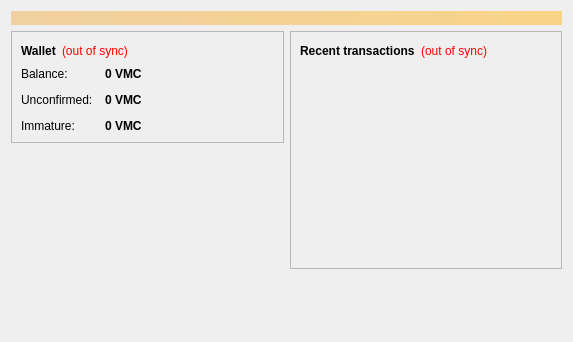
<?xml version="1.0" encoding="UTF-8"?>
<ui version="4.0">
 <class>OverviewPage</class>
 <widget class="QWidget" name="OverviewPage">
  <property name="geometry">
   <rect>
    <x>0</x>
    <y>0</y>
    <width>573</width>
    <height>342</height>
   </rect>
  </property>
  <property name="windowTitle">
   <string>Form</string>
  </property>
  <layout class="QVBoxLayout" name="topLayout">
   <item>
    <widget class="QLabel" name="labelAlerts">
     <property name="visible">
      <bool>false</bool>
     </property>
     <property name="styleSheet">
      <string notr="true">background-color: qlineargradient(x1: 0, y1: 0, x2: 1, y2: 0, stop:0 #F0D0A0, stop:1 #F8D488); color:#000000;</string>
     </property>
     <property name="wordWrap">
      <bool>true</bool>
     </property>
     <property name="margin">
      <number>3</number>
     </property>
    </widget>
   </item>
   <item>
    <layout class="QHBoxLayout" name="horizontalLayout" stretch="1,1">
     <item>
      <layout class="QVBoxLayout" name="verticalLayout_2">
       <item>
        <widget class="QFrame" name="frame">
         <property name="frameShape">
          <enum>QFrame::StyledPanel</enum>
         </property>
         <property name="frameShadow">
          <enum>QFrame::Raised</enum>
         </property>
         <layout class="QVBoxLayout" name="verticalLayout_4">
          <item>
           <layout class="QHBoxLayout" name="horizontalLayout_4">
            <item>
             <widget class="QLabel" name="label_5">
              <property name="font">
               <font>
                <weight>75</weight>
                <bold>true</bold>
               </font>
              </property>
              <property name="text">
               <string>Wallet</string>
              </property>
             </widget>
            </item>
            <item>
             <widget class="QLabel" name="labelWalletStatus">
              <property name="toolTip">
               <string>The displayed information may be out of date. Your wallet automatically synchronizes with the Vereum network after a connection is established, but this process has not completed yet.</string>
              </property>
              <property name="styleSheet">
               <string notr="true">QLabel { color: red; }</string>
              </property>
              <property name="text">
               <string notr="true">(out of sync)</string>
              </property>
              <property name="alignment">
               <set>Qt::AlignLeading|Qt::AlignLeft|Qt::AlignVCenter</set>
              </property>
             </widget>
            </item>
            <item>
             <spacer name="horizontalSpacer_2">
              <property name="orientation">
               <enum>Qt::Horizontal</enum>
              </property>
              <property name="sizeHint" stdset="0">
               <size>
                <width>40</width>
                <height>20</height>
               </size>
              </property>
             </spacer>
            </item>
           </layout>
          </item>
          <item>
           <layout class="QFormLayout" name="formLayout_2">
            <property name="fieldGrowthPolicy">
             <enum>QFormLayout::AllNonFixedFieldsGrow</enum>
            </property>
            <property name="horizontalSpacing">
             <number>12</number>
            </property>
            <property name="verticalSpacing">
             <number>12</number>
            </property>
            <item row="0" column="0">
             <widget class="QLabel" name="label">
              <property name="text">
               <string>Balance:</string>
              </property>
             </widget>
            </item>
            <item row="0" column="1">
             <widget class="QLabel" name="labelBalance">
              <property name="font">
               <font>
                <weight>75</weight>
                <bold>true</bold>
               </font>
              </property>
              <property name="cursor">
               <cursorShape>IBeamCursor</cursorShape>
              </property>
              <property name="toolTip">
               <string>Your current balance</string>
              </property>
              <property name="text">
               <string notr="true">0 VMC</string>
              </property>
              <property name="textInteractionFlags">
               <set>Qt::LinksAccessibleByMouse|Qt::TextSelectableByKeyboard|Qt::TextSelectableByMouse</set>
              </property>
             </widget>
            </item>
            <item row="1" column="0">
             <widget class="QLabel" name="label_3">
              <property name="text">
               <string>Unconfirmed:</string>
              </property>
             </widget>
            </item>
            <item row="1" column="1">
             <widget class="QLabel" name="labelUnconfirmed">
              <property name="font">
               <font>
                <weight>75</weight>
                <bold>true</bold>
               </font>
              </property>
              <property name="cursor">
               <cursorShape>IBeamCursor</cursorShape>
              </property>
              <property name="toolTip">
               <string>Total of transactions that have yet to be confirmed, and do not yet count toward the current balance</string>
              </property>
              <property name="text">
               <string notr="true">0 VMC</string>
              </property>
              <property name="textInteractionFlags">
               <set>Qt::LinksAccessibleByMouse|Qt::TextSelectableByKeyboard|Qt::TextSelectableByMouse</set>
              </property>
             </widget>
            </item>
            <item row="2" column="0">
             <widget class="QLabel" name="labelImmatureText">
              <property name="text">
               <string>Immature:</string>
              </property>
             </widget>
            </item>
            <item row="2" column="1">
             <widget class="QLabel" name="labelImmature">
              <property name="font">
               <font>
                <weight>75</weight>
                <bold>true</bold>
               </font>
              </property>
              <property name="toolTip">
               <string>Mined balance that has not yet matured</string>
              </property>
              <property name="text">
               <string notr="true">0 VMC</string>
              </property>
              <property name="textInteractionFlags">
               <set>Qt::LinksAccessibleByMouse|Qt::TextSelectableByKeyboard|Qt::TextSelectableByMouse</set>
              </property>
             </widget>
            </item>
           </layout>
          </item>
         </layout>
        </widget>
       </item>
       <item>
        <spacer name="verticalSpacer">
         <property name="orientation">
          <enum>Qt::Vertical</enum>
         </property>
         <property name="sizeHint" stdset="0">
          <size>
           <width>20</width>
           <height>40</height>
          </size>
         </property>
        </spacer>
       </item>
      </layout>
     </item>
     <item>
      <layout class="QVBoxLayout" name="verticalLayout_3">
       <item>
        <widget class="QFrame" name="frame_2">
         <property name="frameShape">
          <enum>QFrame::StyledPanel</enum>
         </property>
         <property name="frameShadow">
          <enum>QFrame::Raised</enum>
         </property>
         <layout class="QVBoxLayout" name="verticalLayout">
          <item>
           <layout class="QHBoxLayout" name="horizontalLayout_2">
            <item>
             <widget class="QLabel" name="label_4">
              <property name="text">
               <string>&lt;b&gt;Recent transactions&lt;/b&gt;</string>
              </property>
             </widget>
            </item>
            <item>
             <widget class="QLabel" name="labelTransactionsStatus">
              <property name="toolTip">
               <string>The displayed information may be out of date. Your wallet automatically synchronizes with the Vereum network after a connection is established, but this process has not completed yet.</string>
              </property>
              <property name="styleSheet">
               <string notr="true">QLabel { color: red; }</string>
              </property>
              <property name="text">
               <string notr="true">(out of sync)</string>
              </property>
              <property name="alignment">
               <set>Qt::AlignRight|Qt::AlignTrailing|Qt::AlignVCenter</set>
              </property>
             </widget>
            </item>
            <item>
             <spacer name="horizontalSpacer">
              <property name="orientation">
               <enum>Qt::Horizontal</enum>
              </property>
              <property name="sizeHint" stdset="0">
               <size>
                <width>40</width>
                <height>20</height>
               </size>
              </property>
             </spacer>
            </item>
           </layout>
          </item>
          <item>
           <widget class="QListView" name="listTransactions">
            <property name="styleSheet">
             <string notr="true">QListView { background: transparent; }</string>
            </property>
            <property name="frameShape">
             <enum>QFrame::NoFrame</enum>
            </property>
            <property name="verticalScrollBarPolicy">
             <enum>Qt::ScrollBarAlwaysOff</enum>
            </property>
            <property name="horizontalScrollBarPolicy">
             <enum>Qt::ScrollBarAlwaysOff</enum>
            </property>
            <property name="selectionMode">
             <enum>QAbstractItemView::NoSelection</enum>
            </property>
           </widget>
          </item>
         </layout>
        </widget>
       </item>
       <item>
        <spacer name="verticalSpacer_2">
         <property name="orientation">
          <enum>Qt::Vertical</enum>
         </property>
         <property name="sizeHint" stdset="0">
          <size>
           <width>20</width>
           <height>40</height>
          </size>
         </property>
        </spacer>
       </item>
      </layout>
     </item>
    </layout>
   </item>
  </layout>
 </widget>
 <resources/>
 <connections/>
</ui>
